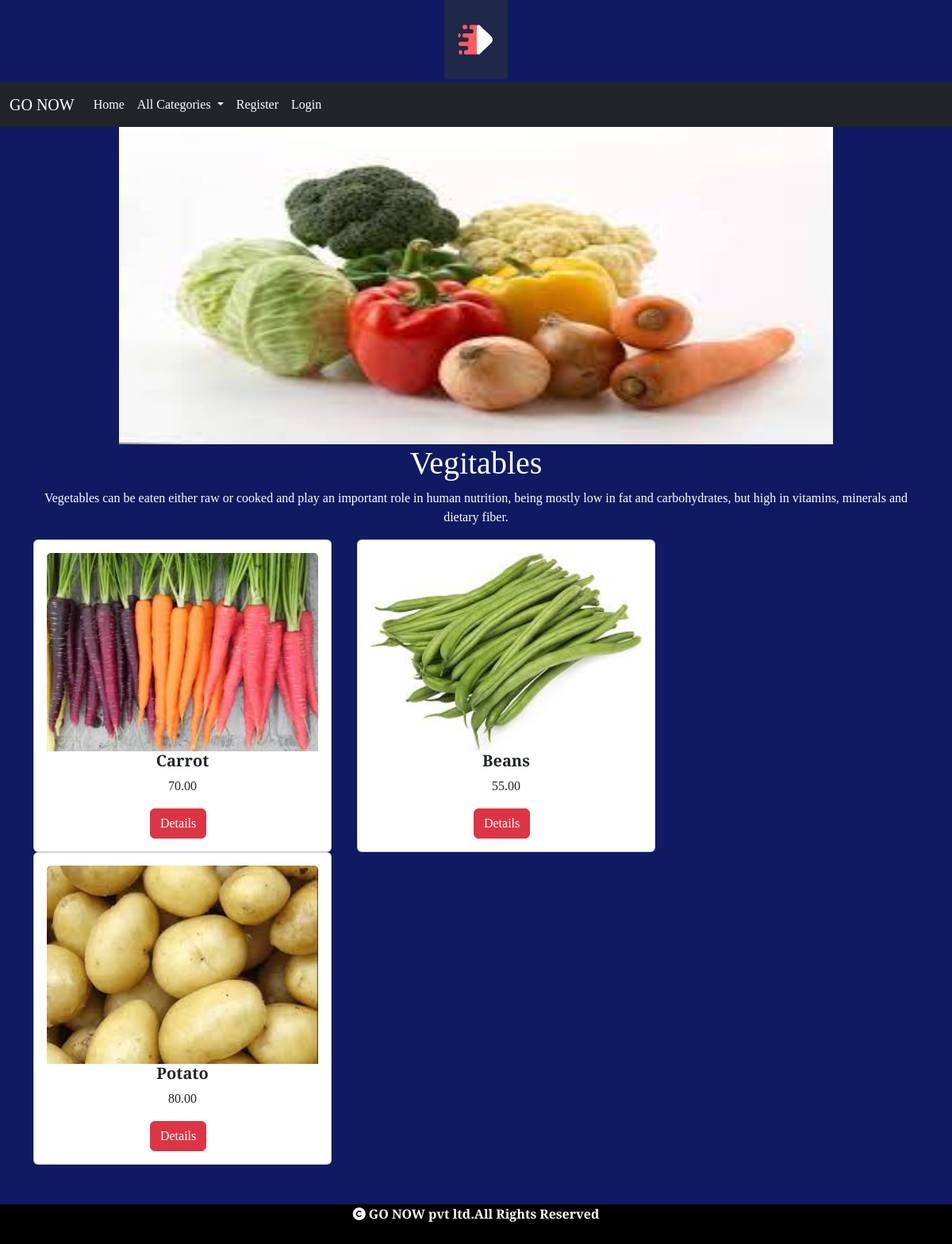
The page /allproducts/Vegitables on the database its author committed.
### shop/models.py (models this page shows, shortened)
class Category(models.Model):
    name=models.CharField(max_length=200)
    desc=models.TextField()
    image=models.ImageField(upload_to='shop/categories',blank=True,null=True)

class Product(models.Model):
    name = models.CharField(max_length=20)
    desc = models.TextField()
    image = models.ImageField(upload_to='shop/products', blank=True, null=True)
    price=models.DecimalField(max_digits=10,decimal_places=2)
    category=models.ForeignKey(Category,on_delete=models.CASCADE)
    stock=models.IntegerField()
    available=models.BooleanField(default=True)
    created=models.DateTimeField(auto_now_add=True)
    updated=models.DateTimeField(auto_now=True)

### shop/views.py (the view)
# urls.py: path('allproducts/<p>',views.allproducts,name="allproducts"),
def allproducts(request,p):
    c=Category.objects.get(name=p)
    p=Product.objects.filter(category=c)
    return render(request,'product.html',{'c':c,'p':p})

### cart/context_processors.py (called while the page is built)
def productcount(request):
    item_count=0
    u=request.user
    try:
        cart=Cart.objects.filter(user=u)
        for i in cart:
            item_count=item_count+i.quantity
    except:
        item_count=0
    return {'count':item_count}

### shop/context_processors.py (called while the page is built)
def menu_links(request):
    c=Category.objects.all()
    return {'links':c}

### templates/product.html
{% extends 'base.html' %}
{% load static %}
{% block content %}
<center>
<div class="container">
<img src="{{c.image.url}}" height="400px" width="900px">
<h1 style="color:white;">{{c.name}}</h1>
<p style="color:white;">{{c.desc}}</p>
    </div>
    </center>
    <div class="container" style="margin-bottom:100px;">
        <div class="row">
            {% for i in p %}
            <div class="col-sm-6" style="width:25rem">
                <div class="card">
                    <div class="card-body">
                        <img src="{{i.image.url}}" class="card-img-top" alt="=..." height="250px" width="100%">
                        <h5 class="card-title text-center" ><b>{{i.name}}</b></h5>
                        <p class="card-text text-center">{{i.price}}</p>
                        <a href="{% url 'shop:details' i.name %}" class="btn btn-danger" style="position:relative;left:38%;">Details</a>
                    </div>
          </div>
        </div>&ensp;
                {% endfor %}
      </div>
    </div>
{% endblock %}

### templates/base.html (shortened to what this page needs)
<!DOCTYPE html>
{% load static %}
<html lang="en">
<head>
    <link href="https://cdn.jsdelivr.net/npm/bootstrap@5.3.2/dist/css/bootstrap.min.css" rel="stylesheet">
  <link rel="stylesheet" href="{% static 'css/style.css' %}">
  <link rel="stylesheet" href="https://cdnjs.cloudflare.com/ajax/libs/font-awesome/6.5.1/css/all.min.css" />
</head>
<body>
<header>
<center><img src="{% static 'images/logo.png' %}" class="mb-1" height="100px" width="80px"></center>
<nav class="navbar navbar-expand-lg navbar-light bg-dark">
  <div class="container-fluid">
    <a class="navbar-brand" href="#">GO NOW</a>
    <div class="collapse navbar-collapse" id="navbarSupportedContent">
      <ul class="navbar-nav me-auto mb-2 mb-lg-0">
        <li class="nav-item">
          <a class="nav-link " aria-current="page" href="{% url 'shop:allcat' %}">Home</a>
        </li>
        <li class="nav-item dropdown">
          <a class="nav-link dropdown-toggle" href="#" id="navbarDropdown" role="button" data-bs-toggle="dropdown" aria-expanded="false">
            All Categories
          </a>
            </li>
            {% if user.is_authenticated %}
          {% if user.is_superuser == False %}
          <li class="nav-item">
              <a class="nav-link " aria-current="page" href="{% url 'cart:cartview' %}"><i class="fa-solid fa-cart-shopping" style="font-size:15px;"><sub>{{count}}</sub></i></a>
          <li class="nav-item">
          <a class="nav-link " aria-current="page" href="{% url 'cart:orderview' %}">Your orders</a>
        </li>
          {% endif %}
          </li>
         <li class="nav-item">
          <a class="nav-link " aria-current="page" href="{% url 'shop:logout' %}">Logout</a>
        </li>
      </ul>
      <form class="d-flex" method="POST" action="{% url 'search:search' %}" style="background-color:black;">
        {% csrf_token %}
        <input class="form-control me-2" type="search" name="q" placeholder="Search" aria-label="Search">
        <button class="btn btn-outline-danger" type="submit">Search</button>
          </form>
          {% else %}
          <li class="nav-item">
          <a class="nav-link " aria-current="page" href="{% url 'shop:register' %}">Register</a>
        </li>
         <li class="nav-item">
          <a class="nav-link " aria-current="page" href="{% url 'shop:login' %}">Login</a>
        </li>
      {% endif %}
    </div>
  </div>
</nav>
    </header>
{% block content %}
    {% endblock %}
<footer>
  <div class="footer">
<p><i class="fa-solid fa-copyright"></i> GO NOW pvt ltd.All Rights Reserved</p>
    </div>
</footer>
</body>
</html>

### static/css/style.css (style rules this page uses)
body { background-color:#0f1a63; font-family: 'Josefin Slab', serif; }
.nav-link,.navbar-nav,.navbar-light,a.navbar-brand { color:white; }
.footer { height:50px; width:100%; background-color:black; position:fixed; bottom:0; left:0; text-align:center; font-weight:bold; color:white; }

### rows shown on the page
Category: image (picture), name "Vegitables", desc "Vegetables can be eaten either raw or cooked and play an important role in human nutrition, being mostly low in fat and carbohydrates, but high in vitamins, minerals and dietary fiber."
Product: image (picture), name "Carrot", price "70.00"
Product: image (picture), name "Beans", price "55.00"
Product: image (picture), name "Potato", price "80.00"
